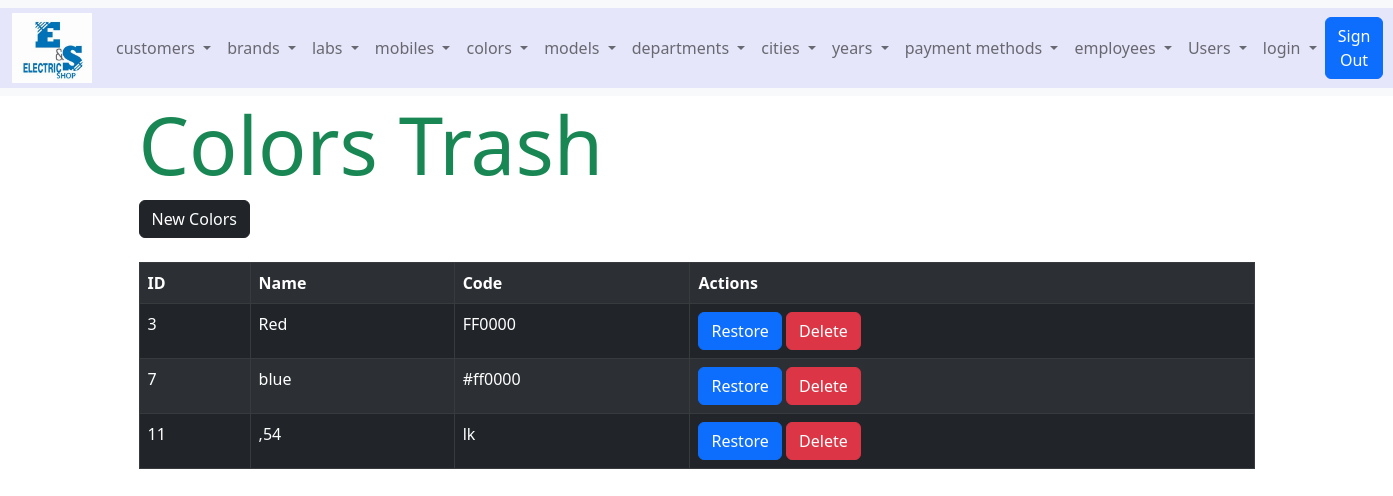
Page /colors_trash.php (signed in) on the committed database.
### tables this page shows
CREATE TABLE IF NOT EXISTS `colors` (
  `id` int(11) NOT NULL AUTO_INCREMENT,
  `name` varchar(20) NOT NULL,
  `code` char(7) NOT NULL,
  `active` tinyint(4) NOT NULL DEFAULT '1',
  PRIMARY KEY (`id`)
);

### functions/colors_functions.php (called while the page is built, shortened)
<?php
function colors_list($status="active"){
  global $conn;
  if($status=="active"){
   $sql = "SELECT * FROM colors WHERE active =1";
  }
  elseif ($status=="deleted") {
   $sql = "SELECT * FROM colors WHERE active =0";
  }
  $data = mysqli_query($conn,$sql);
  return $data;
}
 ?>

### colors_trash.php (the view, shortened to what this page needs)
<?php
$data=colors_list("deleted");
?>
<!DOCTYPE html>
<html lang="en" dir="ltr">
  <head>
    <?php include 'style.php'; ?>
  </head>
  <body>
    <?php include 'navbar.php' ?>
    <div class="container">
    <h1 class="display-1 text-success">Colors Trash</h1>
    <a class="btn btn-dark mb-4" href="colors_new">New Colors</a>
    <div class="container">
      <div class="row">
        <table class="table table-dark table-bordered table-striped ">
          <tr>
          <td><b>ID</b></td>
          <td><b>Name</b></td>
          <td><b>Code</b></td>
          <td><b>Actions</b></td>
          </tr>
          <?php while ($color=mysqli_fetch_assoc($data)) {?>
          <tr>
            <td><?php echo $color["id"]; ?></td>
            <td><?php echo $color["name"]; ?></td>
            <td><?php echo $color["code"]; ?></td>
            <td>
              <a class="btn btn-primary" href="colors_trash.php?id=<?php echo $color["id"]; ?>">Restore</a>
              <a class="btn btn-danger" href="colors_list.php?id=<?php echo $color["id"]; ?>">Delete</a>
            </td>
          </tr>
        <?php } ?>
        </table>
      </div>
    </div>
  </body>
</html>

### rows in the picture
colors: id "3", name "Red", code "FF0000"
colors: id "7", name "blue", code "#ff0000"
colors: id "11", name ",54", code "lk"
